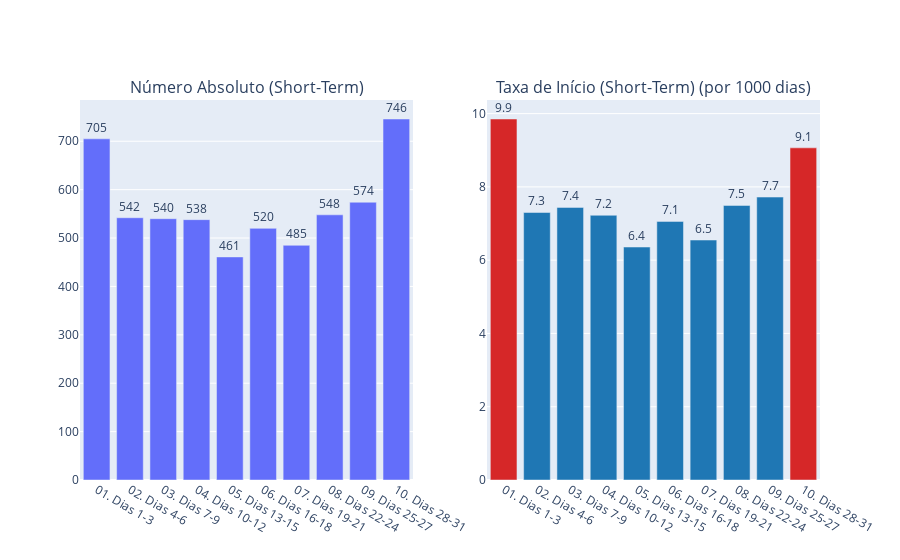

The cell this chart's notebook holds for it:
### Markdown cell above
##### Só short term

### Code cell
df_short = df_spells[df_spells['short_term'] == True].copy()
analisar_spells_por_periodo(df_short, "(Short-Term)")

### Figure 1 — Plotly figure (JSON) as saved in the notebook; plotly's stock layout.template omitted (floating-point values rounded to 4 significant figures)
{"data": [{"text": [705, 542, 540, 538, 461, 520, 485, 548, 574, 746], "textposition": "outside", "type": "bar", "x": ["01. Dias 1-3", "02. Dias 4-6", "03. Dias 7-9", "04. Dias 10-12", "05. Dias 13-15", "06. Dias 16-18", "07. Dias 19-21", "08. Dias 22-24", "09. Dias 25-27", "10. Dias 28-31"], "xaxis": "x", "y": [705, 542, 540, 538, 461, 520, 485, 548, 574, 746], "yaxis": "y"}, {"marker": {"color": ["#d62728", "#1f77b4", "#1f77b4", "#1f77b4", "#1f77b4", "#1f77b4", "#1f77b4", "#1f77b4", "#1f77b4", "#d62728"]}, "text": ["9.9", "7.3", "7.4", "7.2", "6.4", "7.1", "6.5", "7.5", "7.7", "9.1"], "textposition": "outside", "type": "bar", "x": ["01. Dias 1-3", "02. Dias 4-6", "03. Dias 7-9", "04. Dias 10-12", "05. Dias 13-15", "06. Dias 16-18", "07. Dias 19-21", "08. Dias 22-24", "09. Dias 25-27", "10. Dias 28-31"], "xaxis": "x2", "y": [9.853, 7.301, 7.44, 7.225, 6.358, 7.059, 6.549, 7.494, 7.722, 9.066], "yaxis": "y2"}], "layout": {"annotations": [{"font": {"size": 16}, "showarrow": false, "text": "Número Absoluto (Short-Term)", "x": 0.225, "xanchor": "center", "xref": "paper", "y": 1, "yanchor": "bottom", "yref": "paper"}, {"font": {"size": 16}, "showarrow": false, "text": "Taxa de Início (Short-Term) (por 1000 dias)", "x": 0.775, "xanchor": "center", "xref": "paper", "y": 1, "yanchor": "bottom", "yref": "paper"}], "autosize": true, "showlegend": false, "xaxis": {"anchor": "y", "autorange": true, "domain": [0, 0.45], "range": [-0.5, 9.5], "type": "category"}, "xaxis2": {"anchor": "y2", "autorange": true, "domain": [0.55, 1], "range": [-0.5, 9.5], "type": "category"}, "yaxis": {"anchor": "x", "autorange": true, "domain": [0, 1], "range": [0, 785.3], "type": "linear"}, "yaxis2": {"anchor": "x2", "autorange": true, "domain": [0, 1], "range": [0, 10.37], "type": "linear"}}}
